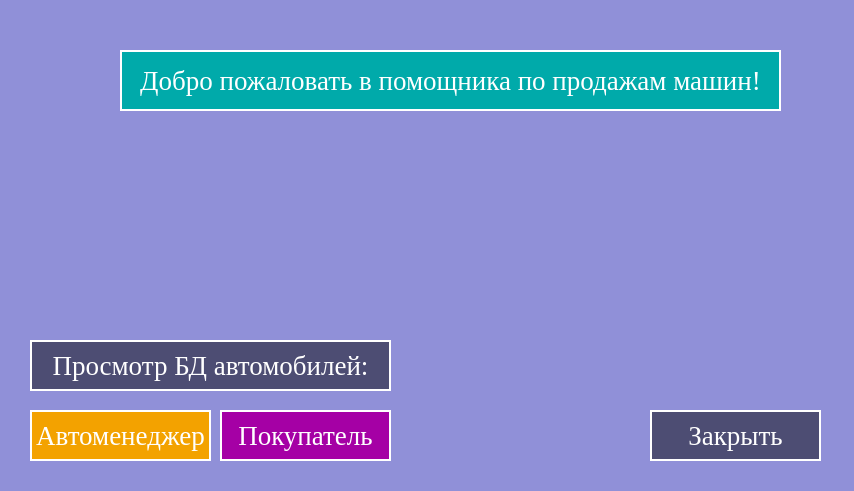
<?xml version="1.0" encoding="UTF-8"?>
<ui version="4.0">
 <class>CareSale</class>
 <widget class="QMainWindow" name="CareSale">
  <property name="geometry">
   <rect>
    <x>0</x>
    <y>0</y>
    <width>854</width>
    <height>491</height>
   </rect>
  </property>
  <property name="maximumSize">
   <size>
    <width>854</width>
    <height>491</height>
   </size>
  </property>
  <property name="windowTitle">
   <string>Care Sale helper</string>
  </property>
  <property name="styleSheet">
   <string notr="true">background-color: rgb(144, 144, 216);</string>
  </property>
  <widget class="QWidget" name="centralwidget">
   <widget class="QLabel" name="Greetings_label">
    <property name="geometry">
     <rect>
      <x>120</x>
      <y>50</y>
      <width>661</width>
      <height>61</height>
     </rect>
    </property>
    <property name="font">
     <font>
      <family>Times New Roman</family>
      <pointsize>20</pointsize>
      <weight>50</weight>
      <bold>false</bold>
     </font>
    </property>
    <property name="styleSheet">
     <string notr="true">QLabel
{
	background-color: rgb(0, 170, 170);
	border: 2px solid white;
	color: white
}</string>
    </property>
    <property name="text">
     <string>Добро пожаловать в помощника по продажам машин!</string>
    </property>
    <property name="alignment">
     <set>Qt::AlignCenter</set>
    </property>
   </widget>
   <widget class="QLabel" name="bmw_label">
    <property name="geometry">
     <rect>
      <x>420</x>
      <y>120</y>
      <width>391</width>
      <height>261</height>
     </rect>
    </property>
    <property name="text">
     <string/>
    </property>
    <property name="pixmap">
     <pixmap>material/bmw_PNG1710.png</pixmap>
    </property>
    <property name="scaledContents">
     <bool>true</bool>
    </property>
   </widget>
   <widget class="QPushButton" name="cars_button">
    <property name="geometry">
     <rect>
      <x>30</x>
      <y>340</y>
      <width>361</width>
      <height>51</height>
     </rect>
    </property>
    <property name="font">
     <font>
      <family>Times New Roman</family>
      <pointsize>20</pointsize>
     </font>
    </property>
    <property name="styleSheet">
     <string notr="true">QPushButton
{
	background-color: rgb(77, 77, 115);
	border: 2px solid white;
	color: white
}</string>
    </property>
    <property name="text">
     <string>Просмотр БД автомобилей:</string>
    </property>
   </widget>
   <widget class="QPushButton" name="cancel_button">
    <property name="geometry">
     <rect>
      <x>650</x>
      <y>410</y>
      <width>171</width>
      <height>51</height>
     </rect>
    </property>
    <property name="font">
     <font>
      <family>Times New Roman</family>
      <pointsize>20</pointsize>
     </font>
    </property>
    <property name="styleSheet">
     <string notr="true">QPushButton
{
	background-color: rgb(77, 77, 115);
	border: 2px solid white;
	color: white
}
QPushButton:pressed
{
	background-color: rgb(200, 200, 0);
}</string>
    </property>
    <property name="text">
     <string>Закрыть</string>
    </property>
   </widget>
   <widget class="QPushButton" name="admin_button">
    <property name="geometry">
     <rect>
      <x>30</x>
      <y>410</y>
      <width>181</width>
      <height>51</height>
     </rect>
    </property>
    <property name="font">
     <font>
      <family>Times New Roman</family>
      <pointsize>20</pointsize>
     </font>
    </property>
    <property name="styleSheet">
     <string notr="true">QPushButton
{
	
	background-color: rgb(243, 162, 0);
	border: 2px solid white;
	color: white
}
QPushButton:pressed
{
	background-color: rgb(200, 200, 0);
}</string>
    </property>
    <property name="text">
     <string>Автоменеджер</string>
    </property>
   </widget>
   <widget class="QPushButton" name="user_button">
    <property name="geometry">
     <rect>
      <x>220</x>
      <y>410</y>
      <width>171</width>
      <height>51</height>
     </rect>
    </property>
    <property name="font">
     <font>
      <family>Times New Roman</family>
      <pointsize>20</pointsize>
     </font>
    </property>
    <property name="styleSheet">
     <string notr="true">QPushButton
{
	
	background-color: rgb(165, 0, 165);
	border: 2px solid white;
	color: white
}
QPushButton:pressed
{
	background-color: rgb(200, 200, 0);
}</string>
    </property>
    <property name="text">
     <string>Покупатель</string>
    </property>
   </widget>
  </widget>
  <widget class="QStatusBar" name="statusbar"/>
 </widget>
 <resources/>
 <connections/>
</ui>
